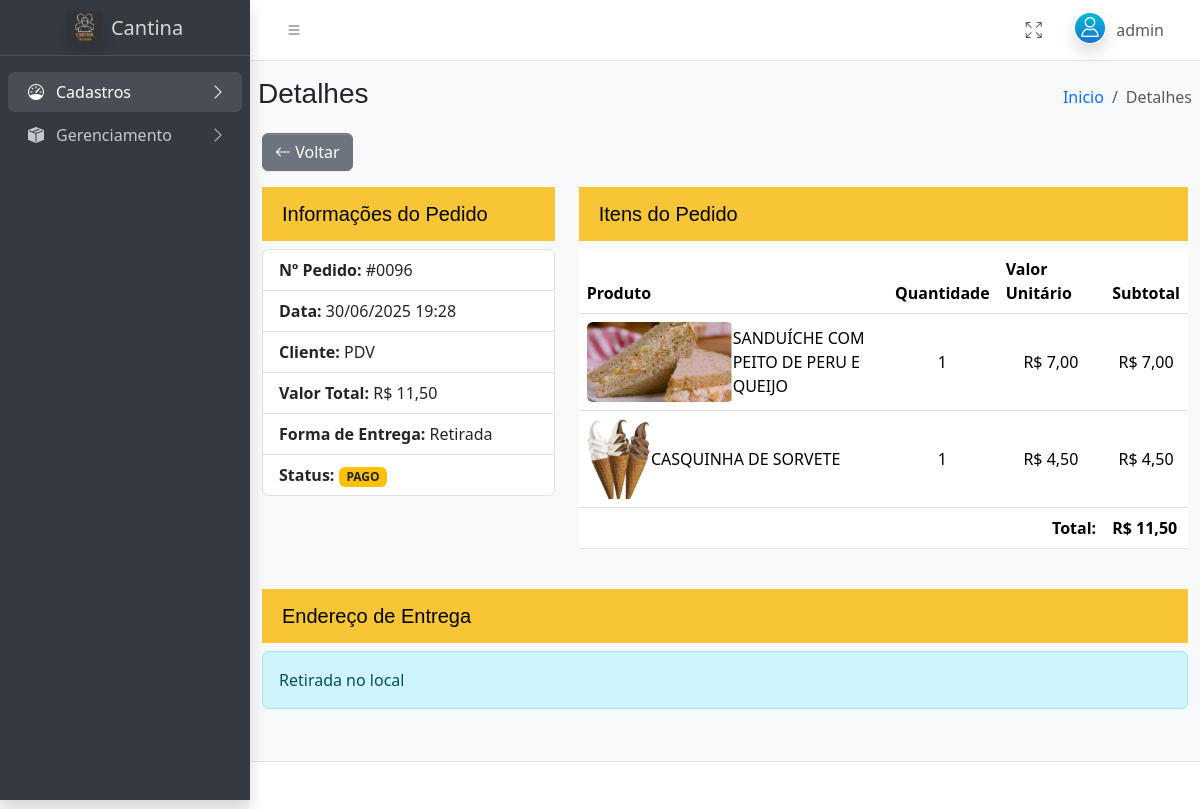
/admin/admin.php?pg=Detalhes&id=96 (signed in), run on the app's committed database.
### tables this page shows
CREATE TABLE IF NOT EXISTS `tb_pedidos` (
  `id` int(11) NOT NULL AUTO_INCREMENT,
  `id_cliente` int(11) DEFAULT NULL,
  `id_endereco` int(11) DEFAULT NULL,
  `emissao` datetime NOT NULL,
  `valor_total` decimal(10,2) NOT NULL DEFAULT 0.00,
  `tipo_entrega` varchar(20) NOT NULL,
  `tipo_pedido` enum('PDV','WEB') NOT NULL DEFAULT 'WEB',
  `metodo_pagamento` enum('DINHEIRO','CARTAO','PIX','ONLINE') NOT NULL DEFAULT 'ONLINE',
  `status_pagamento` varchar(50) NOT NULL DEFAULT 'AGUARDANDO',
  PRIMARY KEY (`id`),
  KEY `id_cliente` (`id_cliente`),
  KEY `id_endereco` (`id_endereco`)
);

CREATE TABLE IF NOT EXISTS `tb_pedidos_itens` (
  `id` int(11) NOT NULL AUTO_INCREMENT,
  `id_pedidos` int(11) NOT NULL,
  `id_produtos` int(11) NOT NULL,
  `qtd` int(11) NOT NULL,
  `valor_untiario` decimal(10,2) NOT NULL DEFAULT 0.00,
  PRIMARY KEY (`id`),
  KEY `id_pedidos` (`id_pedidos`),
  KEY `id_produtos` (`id_produtos`)
);

CREATE TABLE IF NOT EXISTS `tb_produtos` (
  `id` int(11) NOT NULL AUTO_INCREMENT,
  `id_subcategoria` int(11) NOT NULL,
  `descricao` varchar(100) NOT NULL,
  `valor` decimal(10,2) NOT NULL DEFAULT 0.00,
  `estoque` int(11) NOT NULL,
  PRIMARY KEY (`id`),
  UNIQUE KEY `descricao` (`descricao`),
  KEY `id_subcategoria` (`id_subcategoria`)
);

### admin/gerenciamento/detalhes_pedidos_admin.php (the view, shortened to what this page needs)
<?php
include("../includes/conexao.php");
$id_pedido = mysqli_real_escape_string($conexao, $_GET['id']);
$verifica_pedido = mysqli_query($conexao, "SELECT id, id_cliente FROM tb_pedidos WHERE id = '$id_pedido'");
$dados = mysqli_fetch_assoc($verifica_pedido);
if (!$dados['id_cliente'] == null) {
    $query_pedido = "SELECT
                    cli.nome, p.*,
                    e.endereco, e.numero, e.descricao,
                    e.bairro, e.cep,
                    c.nome_cidade, c.sigla_estado
                 FROM
                    tb_clientes cli
                 LEFT JOIN
                    tb_pedidos p on p.id_cliente = cli.id
                 LEFT JOIN
                    tb_cliente_endereco e ON p.id_endereco = e.id
                 LEFT JOIN
                    tb_cidades c ON e.id_cidade = c.codigo_cidade
                 WHERE
                    p.id = '$id_pedido'";
} else {
    $query_pedido = "SELECT  p.*, e.endereco, e.numero, e.descricao, e.bairro, e.cep, c.nome_cidade, c.sigla_estado
    FROM tb_pedidos p  LEFT JOIN tb_cliente_endereco e ON p.id_endereco = e.id LEFT JOIN tb_cidades c ON e.id_cidade = c.codigo_cidade where tipo_pedido ='PDV' and p.id = '$id_pedido'";
}
$resultado_pedido = mysqli_query($conexao, $query_pedido);
$pedido = mysqli_fetch_assoc($resultado_pedido);
$query_itens = "SELECT
                    pi.*,
                    pr.descricao, pr.id
                FROM
                    tb_pedidos_itens pi
                JOIN
                    tb_produtos pr ON pi.id_produtos = pr.id
                WHERE
                    pi.id_pedidos = '$id_pedido'";
$resultado_itens = mysqli_query($conexao, $query_itens);
$itens = [];
while ($row = mysqli_fetch_assoc($resultado_itens)) {
    $itens[] = $row;
}
?>
<div class="container">
    <div class="mb-3">
        <button onclick="history.back()" class="btn btn-secondary">
            <i class="bi bi-arrow-left"></i> Voltar
        </button>
    </div>
    <div class="row mb-4">
        <div class="col-md-4">
            <h5>Informações do Pedido</h5>
            <ul class="list-group">
                <li class="list-group-item">
                    <strong>Nº Pedido:</strong> #<?= str_pad($pedido['id'], 4, '0', STR_PAD_LEFT) ?>
                </li>
                <li class="list-group-item">
                    <strong>Data:</strong> <?= date('d/m/Y H:i', strtotime($pedido['emissao'])) ?>
                </li>
                <li class="list-group-item">
                    <strong>Cliente:</strong> <?= $pedido['nome'] ?? 'PDV' ?>
                </li>
                <li class="list-group-item">
                    <strong>Valor Total:</strong> R$ <?= number_format($pedido['valor_total'], 2, ',', '.') ?>
                </li>
                <li class="list-group-item">
                    <strong>Forma de Entrega:</strong> <?= ucfirst($pedido['tipo_entrega']) ?>
                </li>
                <li class="list-group-item">
                    <strong>Status:</strong>
                    <span class="badge bg-warning text-dark"></strong> <?= ucfirst($pedido['status_pagamento']) ?></span>
                </li>
            </ul>
        </div>
        <div class="col-md-8">
            <h5>Itens do Pedido</h5>
            <div class="table-responsive">
                <table class="table">
                    <thead>
                        <tr>
                            <th>Produto</th>
                            <th>Quantidade</th>
                            <th>Valor Unitário</th>
                            <th>Subtotal</th>
                        </tr>
                    </thead>
                    <tbody>
                        <?php
                        foreach ($itens as $item):
                            $foto = '../assets/fotos/' . $item['id'] . '.png';
                        ?>
                            <tr>
                                <td>
                                    <div class="d-flex align-items-center">
                                        <div class="d-flex align-items-center">
                                            <img src="<?= $foto ?>" alt="<?= htmlspecialchars($item['descricao']) ?>" class="img-product rounded" style="max-width: 100%; max-height: 80px; object-fit: cover;" onerror="this.src='../assets/img/no-image.png';">
                                            <span><?= htmlspecialchars($item['descricao']) ?></span>
                                        </div>
                                </td>
                                <td class="text-center align-middle"><?= $item['qtd'] ?></td>
                                <td class="text-center align-middle">R$ <?= number_format($item['valor_untiario'], 2, ',', '.') ?></td>
                                <td class="text-center align-middle">R$ <?= number_format($item['qtd'] * $item['valor_untiario'], 2, ',', '.') ?></td>
                            </tr>
                        <?php endforeach;
                        ?>
                    </tbody>
                    <tfoot>
                        <tr>
                            <td colspan="3" class="text-end"><strong>Total:</strong></td>
                            <td><strong>R$ <?= number_format($pedido['valor_total'], 2, ',', '.') ?></strong></td>
                        </tr>
                    </tfoot>
                </table>
            </div>
        </div>
    </div>
    <div class="row mb-4">
        <div class="col-12">
            <h5>Endereço de Entrega</h5>
            <?php if ($pedido['tipo_entrega'] == 'entrega' && !empty($pedido['endereco'])): ?>
                <address class="list-group">
                    <div class="list-group-item">
                        <?= $pedido['endereco'] ?>, <?= $pedido['numero'] ?>
                        <?= !empty($pedido['complemento']) ? ' - ' . $pedido['complemento'] : '' ?>
                    </div>
                    <div class="list-group-item"><?= $pedido['bairro'] ?></div>
                    <div class="list-group-item">
                        <?= $pedido['nome_cidade'] ?>/<?= $pedido['sigla_estado'] ?>
                    </div>
                    <div class="list-group-item">CEP: <?= $pedido['cep'] ?></div>
                </address>
            <?php else: ?>
                <div class="alert alert-info">Retirada no local</div>
            <?php endif; ?>
        </div>
    </div>
</div>
<?php
$output = ob_get_clean();
echo $output;
?>

### admin/gerenciamento/detalhes_pedidos_admin.php (style rules this page uses)
h5 { background-color: #f8c537; color: #000; padding: 15px 20px; }

### data on the page
tb_pedidos: id "0096", emissao "30/06/2025 19:28", valor_total "11,50", tipo_entrega "Retirada", status_pagamento "PAGO"
tb_pedidos_itens: shows a picture, id_produtos.descricao "SANDUÍCHE COM PEITO DE PERU E QUEIJO", qtd "1", valor_untiario "7,00", $item['qtd'] * $item['valor_untiario'] "7,00"
tb_pedidos_itens: shows a picture, id_produtos.descricao "CASQUINHA DE SORVETE", qtd "1", valor_untiario "4,50", $item['qtd'] * $item['valor_untiario'] "4,50"

### other printed values
$_SESSION['usuario']['nome'] "admin"
$paginaAtual "Detalhes"
$pedido['nome'] "PDV"
